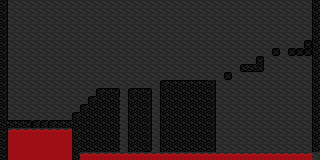

Below is a game level as drawn by its tile map, then a one-line description and the .tmx that defines it (tile-layer data replaced by summaries):
An orthogonal 40x20 tile map with 8x8 px tiles, 2 tile layers (backdrop, background) and 36 objects (10x coin, 3x lava, mainPlayer, me.LevelEntity).

<map version="1.0" orientation="orthogonal" width="40" height="20" tilewidth="8" tileheight="8">
 <tileset firstgid="1" name="dungeon01_2" tilewidth="8" tileheight="8">
  <image source="../img/map/dungeon01_2.png" width="40" height="48" />
 </tileset>
 <layer name="backdrop" width="40" height="20">
  <data>[800 cells, 800 non-empty, 1 distinct tile ids]</data>
 </layer>
 <layer name="background" width="40" height="20">
  <data>[800 cells, 248 non-empty, 16 distinct tile ids]</data>
 </layer>
 <objectgroup name="playerlayer" width="40" height="20">
  <object name="mainPlayer" x="24" y="104" width="8" height="8">
   <properties>
    <property name="image" value="ninja_run_right" />
    <property name="spriteheight" value="12" />
    <property name="spritewidth" value="10" />
   </properties>
  </object>
 </objectgroup>
 <objectgroup name="coins" width="40" height="20">
  <object name="coin" x="72" y="104" width="8" height="8">
   <properties>
    <property name="image" value="coin" />
    <property name="spritewidth" value="8" />
   </properties>
  </object>
  <object name="coin" x="80" y="96" width="8" height="8">
   <properties>
    <property name="image" value="coin" />
    <property name="spritewidth" value="8" />
   </properties>
  </object>
  <object name="coin" x="88" y="88" width="8" height="8">
   <properties>
    <property name="image" value="coin" />
    <property name="spritewidth" value="8" />
   </properties>
  </object>
  <object name="coin" x="96" y="80" width="8" height="8">
   <properties>
    <property name="image" value="coin" />
    <property name="spritewidth" value="8" />
   </properties>
  </object>
  <object name="coin" x="136" y="80" width="8" height="8">
   <properties>
    <property name="image" value="coin" />
    <property name="spritewidth" value="8" />
   </properties>
  </object>
  <object name="coin" x="160" y="72" width="8" height="8">
   <properties>
    <property name="image" value="coin" />
    <property name="spritewidth" value="8" />
   </properties>
  </object>
  <object name="coin" x="208" y="72" width="8" height="8">
   <properties>
    <property name="image" value="coin" />
    <property name="spritewidth" value="8" />
   </properties>
  </object>
  <object name="coin" x="224" y="64" width="8" height="8">
   <properties>
    <property name="image" value="coin" />
    <property name="spritewidth" value="8" />
   </properties>
  </object>
  <object name="coin" x="256" y="48" width="8" height="8">
   <properties>
    <property name="image" value="coin" />
    <property name="spritewidth" value="8" />
   </properties>
  </object>
  <object name="coin" x="272" y="40" width="8" height="8">
   <properties>
    <property name="image" value="coin" />
    <property name="spritewidth" value="8" />
   </properties>
  </object>
 </objectgroup>
 <objectgroup name="collision" width="40" height="20" visible="0">
  <object x="8" y="118" width="64" height="9" />
  <object x="72" y="110" width="8" height="8" />
  <object x="80" y="102" width="8" height="8" />
  <object x="88" y="94" width="8" height="8" />
  <object x="96" y="86" width="24" height="8" />
  <object x="128" y="86" width="24" height="8" />
  <object x="0" y="0" width="8" height="160" />
  <object x="128" y="96" width="8" height="56" />
  <object x="144" y="96" width="8" height="56" />
  <object x="112" y="96" width="8" height="56" />
  <object x="160" y="78" width="56" height="8" />
  <object x="224" y="70" width="8" height="8" />
  <object x="240" y="62" width="24" height="8" />
  <object x="160" y="88" width="8" height="64" />
  <object x="208" y="88" width="8" height="64" />
  <object x="256" y="54" width="8" height="8" />
  <object x="272" y="46" width="8" height="8" />
  <object x="288" y="46" width="24" height="8" />
  <object x="304" y="38" width="8" height="8" />
  <object x="312" y="0" width="8" height="152" />
  <object x="288" y="46" width="24" height="8" />
 </objectgroup>
 <objectgroup name="lava" width="40" height="20">
  <object name="lava" x="120" y="152" width="8" height="8">
   <properties>
    <property name="duration" value="250" />
    <property name="fade" value="#000000" />
    <property name="to" value="area01" />
   </properties>
  </object>
  <object name="lava" x="152" y="152" width="8" height="8">
   <properties>
    <property name="duration" value="250" />
    <property name="fade" value="#000000" />
    <property name="to" value="area01" />
   </properties>
  </object>
  <object name="lava" x="216" y="152" width="96" height="8">
   <properties>
    <property name="duration" value="250" />
    <property name="fade" value="#000000" />
    <property name="to" value="area01" />
   </properties>
  </object>
  <object name="me.LevelEntity" x="304" y="16" width="8" height="8">
   <properties>
    <property name="duration" value="250" />
    <property name="fade" value="#000000" />
    <property name="to" value="area01" />
   </properties>
  </object>
 </objectgroup>
</map>